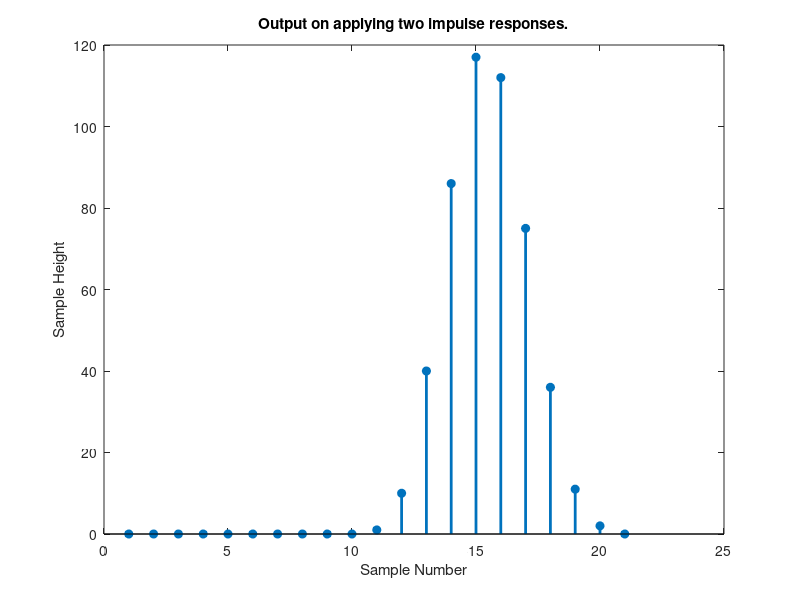

Recreate this plot in MATLAB.
imp = [zeros(1, 10) 1 zeros(1, 10)];
h1 = [1 3 2 1];
h2 = [1 1 2];
for n = 8:15
    x(n) = imp(n) + 4*imp(n-1)+ 3*imp(n-2)+ 2*imp(n-3);
end

y = conv(x, h1);
y = conv(y, h1);

stem(y, 'filled', 'linewidth', 2);
title('Output on applying two impulse responses.');
xlabel('Sample Number');
ylabel('Sample Height');
